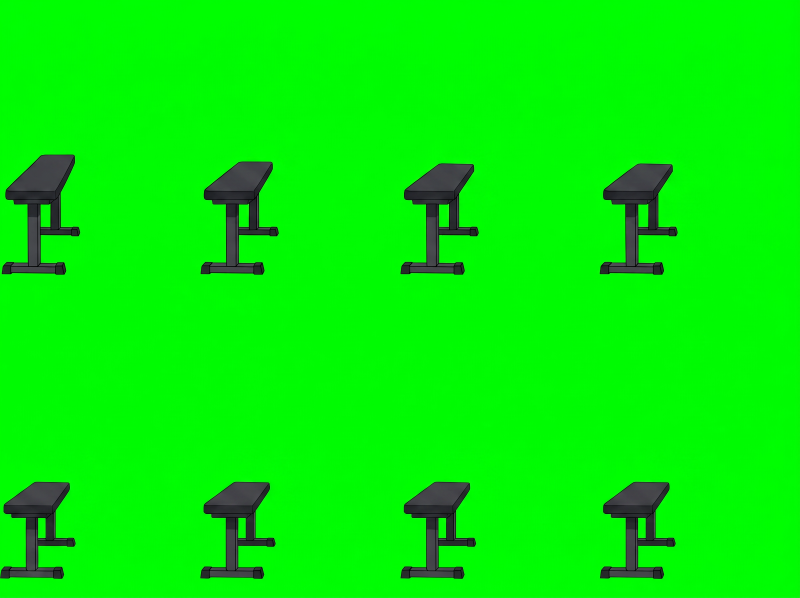
#> input picture sprites2d/sheets/benchdip_plate.png, 2400 x 1792 px, given in place of benchdip_plate.png.png, which was not available (shown at 1/3 size)
$ python mkplate.py sheets/benchdip_plate.png
#> lines starting #> are read from the running program, lines starting #| are printed output that depends on the picture; after the words box and inside, x2 and y2 are one past the last pixel; in counts of white or black regions, pixels touching at a corner belong together
# synthetic plate: original sheet with the person (from _noeq) painted green
import sys, numpy as np
from PIL import Image
from scipy import ndimage as ndi
n = sys.argv[1]; S='/home/claude/p2d/sheets'
O = np.asarray(Image.open(f'{S}/{n}.png').convert('RGB')).astype(np.float32)
N = np.asarray(Image.open(f'{S}/{n}_noeq.png').convert('RGB').resize((O.shape[1], O.shape[0]))).astype(np.float32)
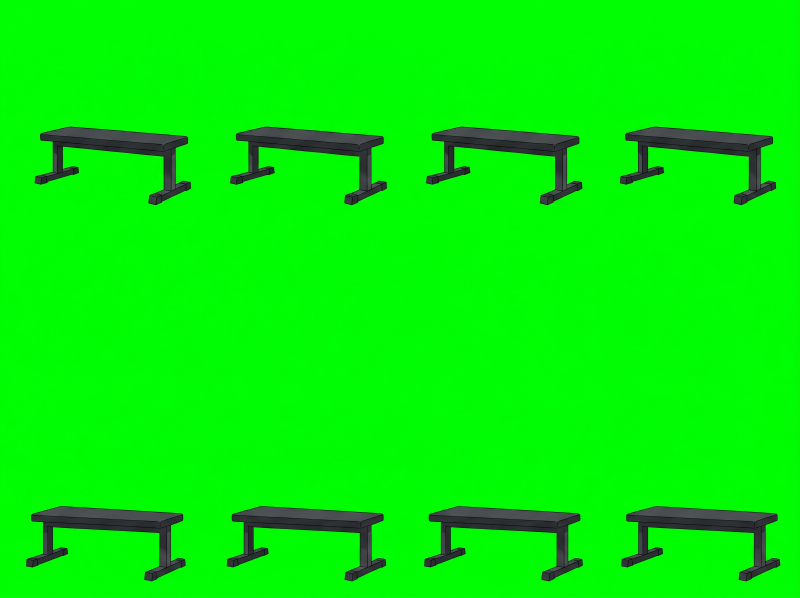
#> input picture sprites2d/sheets/benchpress_plate.png, 2400 x 1792 px, given in place of benchdip_plate.png_noeq.png, which was not available (shown at 1/3 size)
key = lambda a: 1 - np.clip((a[...,1] - np.maximum(a[...,0], a[...,2]) - 25) / 65, 0, 1)
per = ndi.binary_dilation(key(N) > 0.3, iterations=6)
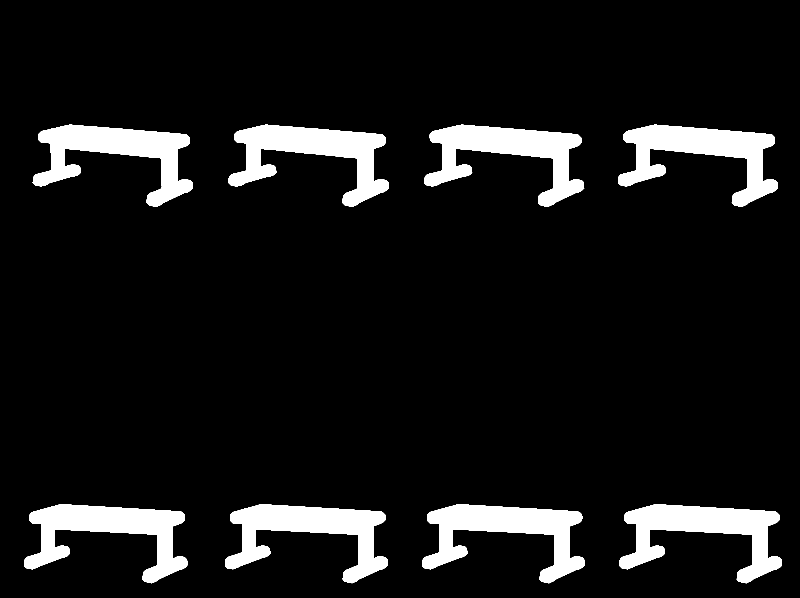
#> per: shape (1792, 2400) bool (shown at 1/3 size); 9% white; 8 white regions, largest, box (x1, y1, x2, y2) and area: (72, 1513, 562, 1750) 48538, (675, 1513, 1164, 1750) 48366, (1267, 1513, 1754, 1750) 48366
P = O.copy(); P[per] = [0, 255, 0]
Image.fromarray(P.astype(np.uint8)).save(f'{S}/{n}_plate.png')
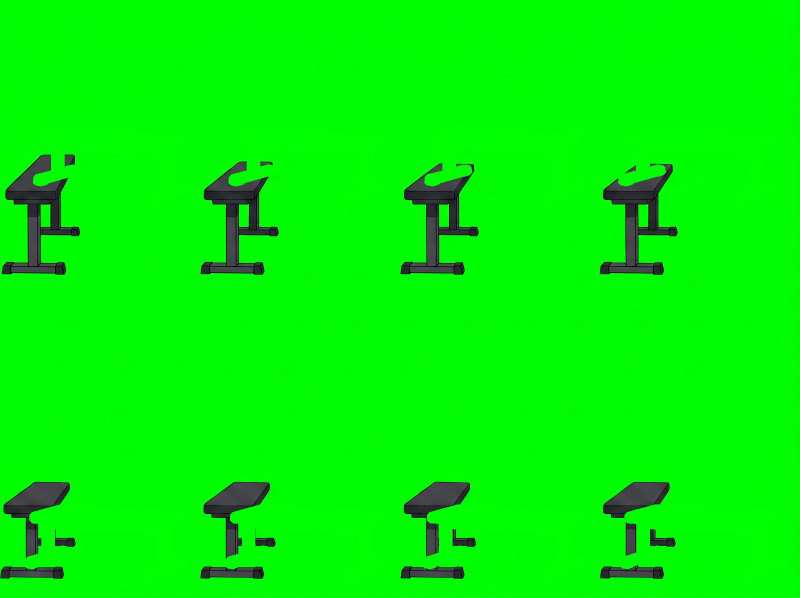
#> saved as benchdip_plate.png_plate.png: PIL image 2400x1792 RGB (shown at 1/3 size); mean R, G, B 3.1, 241.9, 4.9
